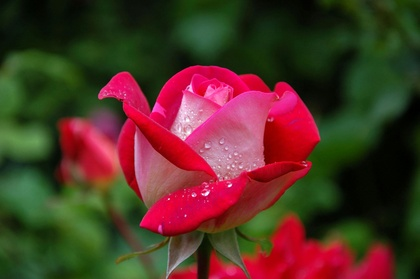
%> input picture test1.jpg, 420 x 279 px, shrunk from 3008 x 2000 before the run
$ octave histogram.m   (GNU Octave 9; MATLAB toolbox functions it lacks are replaced by stand-ins)
%> lines starting %> are read from the running program, lines starting %| are printed output that depends on the picture
clc;
clear;
close all;

rgb_image=imread('test1.jpg');
%> rgb_image is the input picture: size 279x420x3 uint8; mean R, G, B 81.6, 51.3, 38.3
gray_image=rgb2gray(rgb_image);
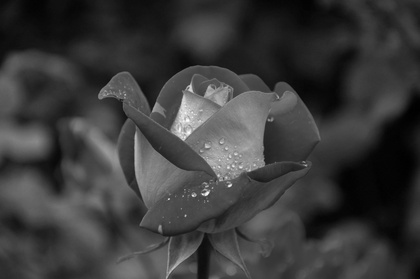
%> gray_image: size 279x420 uint8; min 0, max 253, mean 58.9

%display the gray scale image
figure;
subplot(3,3,1);
imshow(gray_image);
title('Gray Image');

%display histogram using builtin function
subplot(3,3,2);
imhist(gray_image);
title('Histogram using built in function');
%calculate histogram without using built in function
histogram_image=zeros(256,1);
[m,n]=size(gray_image);
%> m = 279; n = 420
for i=1:m
    for j=1:n
        intensity=gray_image(i,j);
        histogram_image(intensity+1)=histogram_image(intensity+1)+1;
    end
end
%> after the loop, histogram_image = 256 values, max 1551 at index 47, min 0 at index 243, mean 457.7
subplot(3,3,3);
bar(histogram_image);
title('histogram without built in');
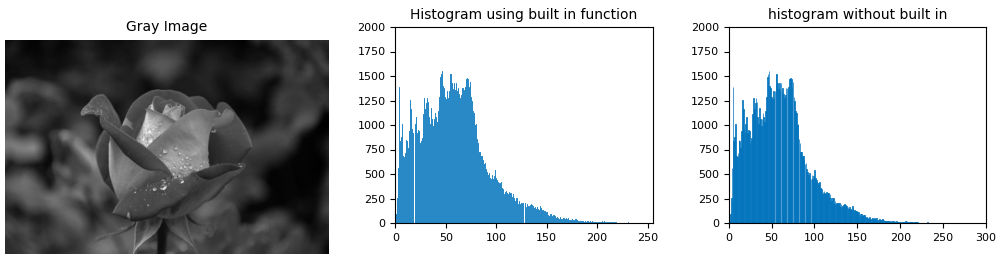
%> figure redrawn from the program's plot data, 3 panels

$ run again, with test2.jpg copied over test1.jpg
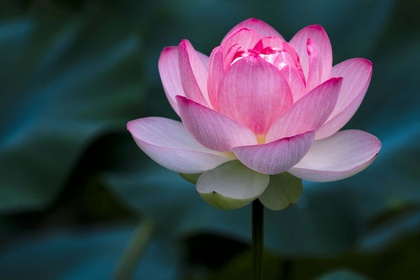
%> input picture test2.jpg, 420 x 280 px, shrunk from 1500 x 1000 before the run
%> rgb_image is the input picture: size 280x420x3 uint8; mean R, G, B 64.7, 66.4, 76.2
%> `gray_image=rgb2gray(rgb_image);`:
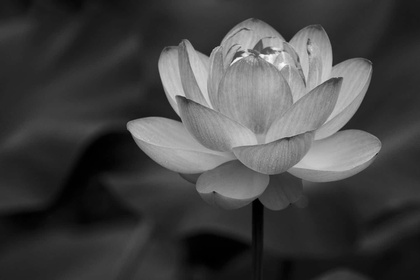
%> gray_image: size 280x420 uint8; min 0, max 249, mean 67
%> after the loop `for i=1:m`: histogram_image = 256 values, max 4708 at index 41, min 0 at index 248, mean 459.4
%> `title('histogram without built in');`:
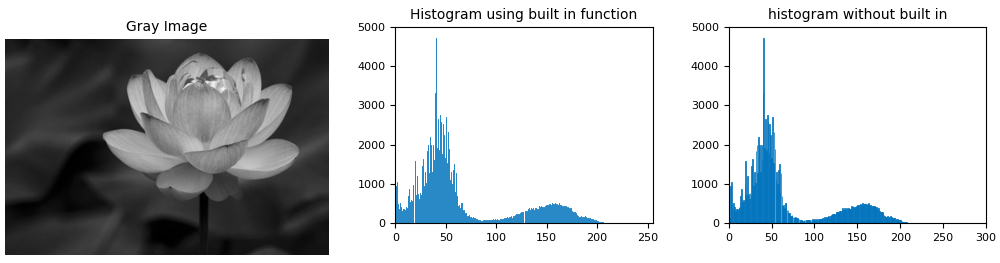
%> figure redrawn from the program's plot data, 3 panels
